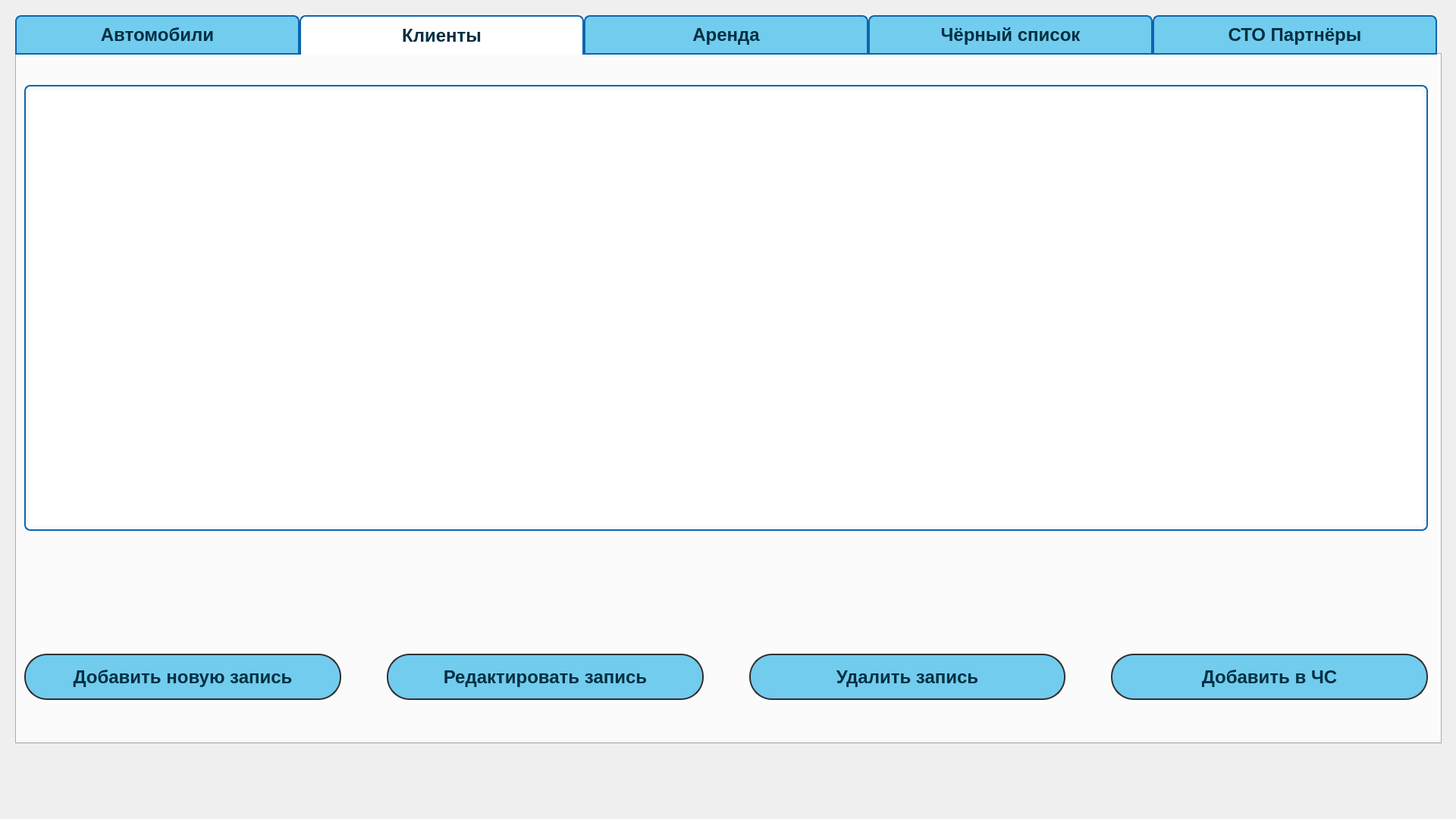
<?xml version="1.0" encoding="UTF-8"?>
<ui version="4.0">
 <class>MainWindow</class>
 <widget class="QMainWindow" name="MainWindow">
  <property name="geometry">
   <rect>
    <x>0</x>
    <y>0</y>
    <width>1920</width>
    <height>1080</height>
   </rect>
  </property>
  <property name="windowTitle">
   <string>MainWindow</string>
  </property>
  <widget class="QWidget" name="centralwidget">
   <widget class="QWidget" name="gridLayoutWidget">
    <property name="geometry">
     <rect>
      <x>20</x>
      <y>20</y>
      <width>1881</width>
      <height>961</height>
     </rect>
    </property>
    <layout class="QGridLayout" name="gridLayout">
     <item row="0" column="0">
      <widget class="QTabWidget" name="tabWidget">
       <property name="minimumSize">
        <size>
         <width>0</width>
         <height>0</height>
        </size>
       </property>
       <property name="font">
        <font>
         <pointsize>18</pointsize>
         <bold>true</bold>
        </font>
       </property>
       <property name="focusPolicy">
        <enum>Qt::NoFocus</enum>
       </property>
       <property name="styleSheet">
        <string notr="true">QTabBar::tab {
	background: #72CCEE;
	color: #003042;
	border: 2px solid #0C65AF;
	padding: 10px;
	border-top-right-radius: 8px;
	border-top-left-radius: 8px;
	width: 351px;
}

QTabBar::tab:selected {
	background: #FFFFFF;
	border: 2px solid #0C65AF;
    border-top-right-radius: 8px;
	border-top-left-radius: 8px;
	border-bottom: none;
}
</string>
       </property>
       <property name="currentIndex">
        <number>1</number>
       </property>
       <property name="iconSize">
        <size>
         <width>16</width>
         <height>16</height>
        </size>
       </property>
       <widget class="QWidget" name="tab_3">
        <property name="font">
         <font>
          <pointsize>14</pointsize>
         </font>
        </property>
        <property name="styleSheet">
         <string notr="true">QTabBar::tab {
	background: #72CCEE;
	color: #003042;
	border: 1px solid #0C65AF;
	padding: 6px;
	border-top-right-radius: 8px;
	border-top-left-radius: 8px;
}

QTabBar::tab:selected {
	background: #FFFFFF;
	border: 1px solid #0C65AF;
    border-top-right-radius: 8px;
	border-top-left-radius: 8px;
	border-bottom: none;
}
</string>
        </property>
        <attribute name="title">
         <string>Автомобили</string>
        </attribute>
        <widget class="QWidget" name="verticalLayoutWidget">
         <property name="geometry">
          <rect>
           <x>10</x>
           <y>40</y>
           <width>1851</width>
           <height>871</height>
          </rect>
         </property>
         <layout class="QVBoxLayout" name="verticalLayout_2">
          <property name="spacing">
           <number>49</number>
          </property>
          <item>
           <widget class="QTableView" name="carTableView">
            <property name="font">
             <font>
              <family>Segoe UI</family>
              <pointsize>16</pointsize>
              <italic>false</italic>
              <bold>false</bold>
             </font>
            </property>
            <property name="toolTipDuration">
             <number>-1</number>
            </property>
            <property name="styleSheet">
             <string notr="true">QTableView {
    border: 2px solid #0C65AF;
	padding: 6px;
	border-radius: 8px;
	 font: 16pt &quot;Segoe UI&quot;;
	 text-align: center;

   }
   
QHeaderView::section {
 	border-right: none; /* Убираем бордер у заголовков */
	padding: 6px;
	 font: 16pt &quot;Segoe UI&quot;;
 }

QTableView::item {
    text-align: center; /* Выравнивание по горизонтали */
}


	</string>
            </property>
            <property name="lineWidth">
             <number>1</number>
            </property>
            <property name="sizeAdjustPolicy">
             <enum>QAbstractScrollArea::AdjustToContents</enum>
            </property>
            <property name="dragEnabled">
             <bool>false</bool>
            </property>
            <property name="sortingEnabled">
             <bool>false</bool>
            </property>
            <attribute name="horizontalHeaderCascadingSectionResizes">
             <bool>false</bool>
            </attribute>
            <attribute name="horizontalHeaderMinimumSectionSize">
             <number>200</number>
            </attribute>
            <attribute name="horizontalHeaderDefaultSectionSize">
             <number>367</number>
            </attribute>
            <attribute name="horizontalHeaderStretchLastSection">
             <bool>false</bool>
            </attribute>
           </widget>
          </item>
          <item>
           <spacer name="verticalSpacer_4">
            <property name="orientation">
             <enum>Qt::Vertical</enum>
            </property>
            <property name="sizeType">
             <enum>QSizePolicy::Preferred</enum>
            </property>
            <property name="sizeHint" stdset="0">
             <size>
              <width>20</width>
              <height>113</height>
             </size>
            </property>
           </spacer>
          </item>
          <item>
           <layout class="QHBoxLayout" name="horizontalLayout_11">
            <property name="spacing">
             <number>80</number>
            </property>
            <item>
             <widget class="QPushButton" name="addCarButton">
              <property name="minimumSize">
               <size>
                <width>0</width>
                <height>61</height>
               </size>
              </property>
              <property name="font">
               <font>
                <pointsize>18</pointsize>
                <bold>true</bold>
               </font>
              </property>
              <property name="styleSheet">
               <string notr="true">QPushButton {
    text-align: center;
	border: 2px solid #303030;
	border-radius:30px;
	background: #72CCEE;
	color: #003042;
}
QPushButton:hover {
 	 /* Стили при наведении */
 	  background-color: #EEE; 
	  color: #000;
}
</string>
              </property>
              <property name="text">
               <string>Добавить новую запись</string>
              </property>
             </widget>
            </item>
            <item>
             <widget class="QPushButton" name="editCarButton">
              <property name="minimumSize">
               <size>
                <width>0</width>
                <height>61</height>
               </size>
              </property>
              <property name="font">
               <font>
                <pointsize>18</pointsize>
                <bold>true</bold>
               </font>
              </property>
              <property name="styleSheet">
               <string notr="true">QPushButton {
    text-align: center;
	border: 2px solid #303030;
	border-radius:30px;
	background: #72CCEE;
	color: #003042;
}
QPushButton:hover {
 	 /* Стили при наведении */
 	  background-color: #EEE; 
	  color: #000;
}
</string>
              </property>
              <property name="text">
               <string>Редактировать запись об авто</string>
              </property>
             </widget>
            </item>
            <item>
             <widget class="QPushButton" name="deleteCarButton">
              <property name="minimumSize">
               <size>
                <width>0</width>
                <height>61</height>
               </size>
              </property>
              <property name="font">
               <font>
                <pointsize>18</pointsize>
                <bold>true</bold>
               </font>
              </property>
              <property name="styleSheet">
               <string notr="true">QPushButton {
    text-align: center;
	border: 2px solid #303030;
	border-radius:30px;
	background: #72CCEE;
	color: #003042;
}
QPushButton:hover {
 	 /* Стили при наведении */
 	  background-color: #EEE; 
	  color: #000;
}
</string>
              </property>
              <property name="text">
               <string>Удалить запись об авто</string>
              </property>
             </widget>
            </item>
           </layout>
          </item>
          <item>
           <spacer name="verticalSpacer_2">
            <property name="orientation">
             <enum>Qt::Vertical</enum>
            </property>
            <property name="sizeType">
             <enum>QSizePolicy::Preferred</enum>
            </property>
            <property name="sizeHint" stdset="0">
             <size>
              <width>20</width>
              <height>60</height>
             </size>
            </property>
           </spacer>
          </item>
         </layout>
        </widget>
       </widget>
       <widget class="QWidget" name="tab_2">
        <property name="font">
         <font>
          <pointsize>14</pointsize>
         </font>
        </property>
        <property name="styleSheet">
         <string notr="true">QTabBar::tab {
	background: #72CCEE;
	color: #003042;
	border: 1px solid #0C65AF;
	padding: 6px;
	border-top-right-radius: 8px;
	border-top-left-radius: 8px;
}

QTabBar::tab:selected {
	background: #FFFFFF;
	border: 1px solid #0C65AF;
    border-top-right-radius: 8px;
	border-top-left-radius: 8px;
	border-bottom: none;
}
</string>
        </property>
        <attribute name="title">
         <string>Клиенты</string>
        </attribute>
        <widget class="QWidget" name="verticalLayoutWidget_2">
         <property name="geometry">
          <rect>
           <x>10</x>
           <y>40</y>
           <width>1851</width>
           <height>871</height>
          </rect>
         </property>
         <layout class="QVBoxLayout" name="verticalLayout_4">
          <property name="spacing">
           <number>49</number>
          </property>
          <item>
           <widget class="QTableView" name="clientTableView">
            <property name="font">
             <font>
              <family>Segoe UI</family>
              <pointsize>16</pointsize>
              <italic>false</italic>
              <bold>false</bold>
             </font>
            </property>
            <property name="styleSheet">
             <string notr="true">QTableView {
    border: 2px solid #0C65AF;
	padding: 6px;
	border-radius: 8px;
	 font: 16pt &quot;Segoe UI&quot;;
	 text-align: center;

   }
   
QHeaderView::section {
 	border-right: none; /* Убираем бордер у заголовков */
	padding: 6px;
	 font: 16pt &quot;Segoe UI&quot;;
 }

QTableView::item {
    text-align: center; /* Выравнивание по горизонтали */
}


	</string>
            </property>
            <attribute name="horizontalHeaderDefaultSectionSize">
             <number>367</number>
            </attribute>
           </widget>
          </item>
          <item>
           <spacer name="verticalSpacer_5">
            <property name="orientation">
             <enum>Qt::Vertical</enum>
            </property>
            <property name="sizeType">
             <enum>QSizePolicy::Preferred</enum>
            </property>
            <property name="sizeHint" stdset="0">
             <size>
              <width>20</width>
              <height>113</height>
             </size>
            </property>
           </spacer>
          </item>
          <item>
           <layout class="QHBoxLayout" name="horizontalLayout_3">
            <property name="spacing">
             <number>60</number>
            </property>
            <item>
             <widget class="QPushButton" name="addClientButton">
              <property name="minimumSize">
               <size>
                <width>0</width>
                <height>61</height>
               </size>
              </property>
              <property name="font">
               <font>
                <pointsize>18</pointsize>
                <bold>true</bold>
               </font>
              </property>
              <property name="contextMenuPolicy">
               <enum>Qt::DefaultContextMenu</enum>
              </property>
              <property name="styleSheet">
               <string notr="true">QPushButton {
    text-align: center;
	border: 2px solid #303030;
	border-radius:30px;
	background: #72CCEE;
	color: #003042;
}
QPushButton:hover {
 	 /* Стили при наведении */
 	  background-color: #EEE; 
	  color: #000;
}
</string>
              </property>
              <property name="text">
               <string>Добавить новую запись</string>
              </property>
             </widget>
            </item>
            <item>
             <widget class="QPushButton" name="editClientButton">
              <property name="minimumSize">
               <size>
                <width>0</width>
                <height>61</height>
               </size>
              </property>
              <property name="font">
               <font>
                <pointsize>18</pointsize>
                <bold>true</bold>
               </font>
              </property>
              <property name="styleSheet">
               <string notr="true">QPushButton {
    text-align: center;
	border: 2px solid #303030;
	border-radius:30px;
	background: #72CCEE;
	color: #003042;
}
QPushButton:hover {
 	 /* Стили при наведении */
 	  background-color: #EEE; 
	  color: #000;
}
</string>
              </property>
              <property name="text">
               <string>Редактировать запись</string>
              </property>
             </widget>
            </item>
            <item>
             <widget class="QPushButton" name="deleteClientButton">
              <property name="minimumSize">
               <size>
                <width>0</width>
                <height>61</height>
               </size>
              </property>
              <property name="font">
               <font>
                <pointsize>18</pointsize>
                <bold>true</bold>
               </font>
              </property>
              <property name="styleSheet">
               <string notr="true">QPushButton {
    text-align: center;
	border: 2px solid #303030;
	border-radius:30px;
	background: #72CCEE;
	color: #003042;
}
QPushButton:hover {
 	 /* Стили при наведении */
 	  background-color: #EEE; 
	  color: #000;
}
</string>
              </property>
              <property name="text">
               <string>Удалить запись</string>
              </property>
             </widget>
            </item>
            <item>
             <widget class="QPushButton" name="addBlacklistButton">
              <property name="minimumSize">
               <size>
                <width>0</width>
                <height>61</height>
               </size>
              </property>
              <property name="font">
               <font>
                <pointsize>18</pointsize>
                <bold>true</bold>
               </font>
              </property>
              <property name="styleSheet">
               <string notr="true">QPushButton {
    text-align: center;
	border: 2px solid #303030;
	border-radius:30px;
	background: #72CCEE;
	color: #003042;
}
QPushButton:hover {
 	 /* Стили при наведении */
 	  background-color: #EEE; 
	  color: #000;
}
</string>
              </property>
              <property name="text">
               <string>Добавить в ЧС</string>
              </property>
             </widget>
            </item>
           </layout>
          </item>
          <item>
           <spacer name="verticalSpacer_3">
            <property name="orientation">
             <enum>Qt::Vertical</enum>
            </property>
            <property name="sizeType">
             <enum>QSizePolicy::Preferred</enum>
            </property>
            <property name="sizeHint" stdset="0">
             <size>
              <width>20</width>
              <height>60</height>
             </size>
            </property>
           </spacer>
          </item>
         </layout>
        </widget>
       </widget>
       <widget class="QWidget" name="tab_4">
        <property name="font">
         <font>
          <pointsize>14</pointsize>
         </font>
        </property>
        <property name="styleSheet">
         <string notr="true">QTabBar::tab {
	background: #72CCEE;
	color: #003042;
	border: 1px solid #0C65AF;
	padding: 6px;
	border-top-right-radius: 8px;
	border-top-left-radius: 8px;
}

QTabBar::tab:selected {
	background: #FFFFFF;
	border: 1px solid #0C65AF;
    border-top-right-radius: 8px;
	border-top-left-radius: 8px;
	border-bottom: none;
}
</string>
        </property>
        <attribute name="title">
         <string>Аренда</string>
        </attribute>
        <widget class="QWidget" name="verticalLayoutWidget_3">
         <property name="geometry">
          <rect>
           <x>10</x>
           <y>40</y>
           <width>1851</width>
           <height>871</height>
          </rect>
         </property>
         <layout class="QVBoxLayout" name="verticalLayout_5">
          <property name="spacing">
           <number>49</number>
          </property>
          <item>
           <widget class="QTableView" name="rentalsTableView">
            <property name="font">
             <font>
              <family>Segoe UI</family>
              <pointsize>16</pointsize>
              <italic>false</italic>
              <bold>false</bold>
             </font>
            </property>
            <property name="styleSheet">
             <string notr="true">QTableView {
    border: 2px solid #0C65AF;
	padding: 6px;
	border-radius: 8px;
	 font: 16pt &quot;Segoe UI&quot;;
	 text-align: center;

   }
   
QHeaderView::section {
 	border-right: none; /* Убираем бордер у заголовков */
	padding: 6px;
	 font: 16pt &quot;Segoe UI&quot;;
 }

QTableView::item {
    text-align: center; /* Выравнивание по горизонтали */
}


	</string>
            </property>
            <attribute name="horizontalHeaderDefaultSectionSize">
             <number>367</number>
            </attribute>
           </widget>
          </item>
          <item>
           <layout class="QGridLayout" name="gridLayout_2">
            <property name="spacing">
             <number>6</number>
            </property>
            <item row="1" column="0">
             <widget class="QFrame" name="frame">
              <property name="minimumSize">
               <size>
                <width>0</width>
                <height>63</height>
               </size>
              </property>
              <property name="styleSheet">
               <string notr="true">border:none;</string>
              </property>
              <property name="frameShape">
               <enum>QFrame::StyledPanel</enum>
              </property>
              <property name="frameShadow">
               <enum>QFrame::Raised</enum>
              </property>
              <widget class="QLabel" name="label">
               <property name="geometry">
                <rect>
                 <x>0</x>
                 <y>-1</y>
                 <width>1681</width>
                 <height>61</height>
                </rect>
               </property>
               <property name="minimumSize">
                <size>
                 <width>0</width>
                 <height>50</height>
                </size>
               </property>
               <property name="font">
                <font>
                 <pointsize>18</pointsize>
                 <bold>true</bold>
                </font>
               </property>
               <property name="styleSheet">
                <string notr="true">border:none;</string>
               </property>
               <property name="text">
                <string>Активных аренд:</string>
               </property>
               <property name="alignment">
                <set>Qt::AlignRight|Qt::AlignTrailing|Qt::AlignVCenter</set>
               </property>
              </widget>
              <widget class="QLineEdit" name="lineEdit">
               <property name="geometry">
                <rect>
                 <x>1690</x>
                 <y>0</y>
                 <width>150</width>
                 <height>61</height>
                </rect>
               </property>
               <property name="sizePolicy">
                <sizepolicy hsizetype="Preferred" vsizetype="Fixed">
                 <horstretch>0</horstretch>
                 <verstretch>0</verstretch>
                </sizepolicy>
               </property>
               <property name="maximumSize">
                <size>
                 <width>150</width>
                 <height>16777215</height>
                </size>
               </property>
               <property name="font">
                <font>
                 <pointsize>20</pointsize>
                 <bold>true</bold>
                </font>
               </property>
               <property name="autoFillBackground">
                <bool>false</bool>
               </property>
               <property name="styleSheet">
                <string notr="true">
QLineEdit {
    border: 2px solid #0C65AF; /* Красная рамка толщиной 2 пикселя */
	padding-left: 10px;
    border-radius: 6px; /* Скругление углов на 5 пикселей */
}</string>
               </property>
               <property name="text">
                <string>0</string>
               </property>
               <property name="readOnly">
                <bool>true</bool>
               </property>
              </widget>
             </widget>
            </item>
           </layout>
          </item>
          <item>
           <layout class="QHBoxLayout" name="horizontalLayout_4" stretch="0,0,0">
            <property name="spacing">
             <number>80</number>
            </property>
            <item>
             <widget class="QPushButton" name="rentOutCarButton">
              <property name="minimumSize">
               <size>
                <width>0</width>
                <height>61</height>
               </size>
              </property>
              <property name="font">
               <font>
                <pointsize>18</pointsize>
                <bold>true</bold>
               </font>
              </property>
              <property name="autoFillBackground">
               <bool>false</bool>
              </property>
              <property name="styleSheet">
               <string notr="true">QPushButton {
    text-align: center;
	border: 2px solid #303030;
	border-radius:30px;
	background: #72CCEE;
	color: #003042;
}
QPushButton:hover {
 	 /* Стили при наведении */
 	  background-color: #EEE; 
	  color: #000;
}
</string>
              </property>
              <property name="text">
               <string>Выдать авто в аренду</string>
              </property>
             </widget>
            </item>
            <item>
             <widget class="QPushButton" name="editRentButton">
              <property name="minimumSize">
               <size>
                <width>0</width>
                <height>61</height>
               </size>
              </property>
              <property name="font">
               <font>
                <pointsize>18</pointsize>
                <bold>true</bold>
               </font>
              </property>
              <property name="autoFillBackground">
               <bool>false</bool>
              </property>
              <property name="styleSheet">
               <string notr="true">QPushButton {
    text-align: center;
	border: 2px solid #303030;
	border-radius:30px;
	background: #72CCEE;
	color: #003042;
}
QPushButton:hover {
 	 /* Стили при наведении */
 	  background-color: #EEE; 
	  color: #000;
}
</string>
              </property>
              <property name="text">
               <string>Редактировать запись</string>
              </property>
             </widget>
            </item>
            <item>
             <widget class="QPushButton" name="returnFromRentalButton">
              <property name="minimumSize">
               <size>
                <width>0</width>
                <height>61</height>
               </size>
              </property>
              <property name="font">
               <font>
                <pointsize>18</pointsize>
                <bold>true</bold>
               </font>
              </property>
              <property name="autoFillBackground">
               <bool>false</bool>
              </property>
              <property name="styleSheet">
               <string notr="true">QPushButton {
    text-align: center;
	border: 2px solid #303030;
	border-radius:30px;
	background: #72CCEE;
	color: #003042;
}
QPushButton:hover {
 	 /* Стили при наведении */
 	  background-color: #EEE; 
	  color: #000;
}
</string>
              </property>
              <property name="text">
               <string>Закончить аренду авто</string>
              </property>
             </widget>
            </item>
           </layout>
          </item>
          <item>
           <spacer name="verticalSpacer">
            <property name="orientation">
             <enum>Qt::Vertical</enum>
            </property>
            <property name="sizeType">
             <enum>QSizePolicy::Preferred</enum>
            </property>
            <property name="sizeHint" stdset="0">
             <size>
              <width>20</width>
              <height>60</height>
             </size>
            </property>
           </spacer>
          </item>
         </layout>
        </widget>
       </widget>
       <widget class="QWidget" name="tab_5">
        <attribute name="title">
         <string>Чёрный список</string>
        </attribute>
        <widget class="QWidget" name="verticalLayoutWidget_4">
         <property name="geometry">
          <rect>
           <x>10</x>
           <y>40</y>
           <width>1851</width>
           <height>871</height>
          </rect>
         </property>
         <layout class="QVBoxLayout" name="verticalLayout_3">
          <property name="spacing">
           <number>49</number>
          </property>
          <item>
           <widget class="QTableView" name="blackListTableView">
            <property name="font">
             <font>
              <family>Segoe UI</family>
              <pointsize>16</pointsize>
              <italic>false</italic>
              <bold>false</bold>
             </font>
            </property>
            <property name="toolTipDuration">
             <number>-1</number>
            </property>
            <property name="styleSheet">
             <string notr="true">QTableView {
    border: 2px solid #0C65AF;
	padding: 6px;
	border-radius: 8px;
	 font: 16pt &quot;Segoe UI&quot;;
	 text-align: center;

   }
   
QHeaderView::section {
 	border-right: none; /* Убираем бордер у заголовков */
	padding: 6px;
	 font: 16pt &quot;Segoe UI&quot;;
 }

QTableView::item {
    text-align: center; /* Выравнивание по горизонтали */
}


	</string>
            </property>
            <property name="lineWidth">
             <number>1</number>
            </property>
            <property name="sizeAdjustPolicy">
             <enum>QAbstractScrollArea::AdjustToContents</enum>
            </property>
            <property name="dragEnabled">
             <bool>false</bool>
            </property>
            <property name="sortingEnabled">
             <bool>false</bool>
            </property>
            <attribute name="horizontalHeaderCascadingSectionResizes">
             <bool>false</bool>
            </attribute>
            <attribute name="horizontalHeaderMinimumSectionSize">
             <number>200</number>
            </attribute>
            <attribute name="horizontalHeaderDefaultSectionSize">
             <number>458</number>
            </attribute>
            <attribute name="horizontalHeaderStretchLastSection">
             <bool>false</bool>
            </attribute>
           </widget>
          </item>
          <item>
           <spacer name="verticalSpacer_6">
            <property name="orientation">
             <enum>Qt::Vertical</enum>
            </property>
            <property name="sizeType">
             <enum>QSizePolicy::Preferred</enum>
            </property>
            <property name="sizeHint" stdset="0">
             <size>
              <width>20</width>
              <height>113</height>
             </size>
            </property>
           </spacer>
          </item>
          <item>
           <layout class="QHBoxLayout" name="horizontalLayout_12">
            <property name="spacing">
             <number>80</number>
            </property>
            <item>
             <widget class="QPushButton" name="editBlacklistButton">
              <property name="minimumSize">
               <size>
                <width>0</width>
                <height>61</height>
               </size>
              </property>
              <property name="font">
               <font>
                <pointsize>18</pointsize>
                <bold>true</bold>
               </font>
              </property>
              <property name="styleSheet">
               <string notr="true">QPushButton {
    text-align: center;
	border: 2px solid #303030;
	border-radius:30px;
	background: #72CCEE;
	color: #003042;
}
QPushButton:hover {
 	 /* Стили при наведении */
 	  background-color: #EEE; 
	  color: #72CCEE;
}
</string>
              </property>
              <property name="text">
               <string>Редактировать запись в ЧС</string>
              </property>
             </widget>
            </item>
            <item>
             <widget class="QPushButton" name="deleteFromBlacklistButton">
              <property name="minimumSize">
               <size>
                <width>0</width>
                <height>61</height>
               </size>
              </property>
              <property name="font">
               <font>
                <pointsize>18</pointsize>
                <bold>true</bold>
               </font>
              </property>
              <property name="styleSheet">
               <string notr="true">QPushButton {
    text-align: center;
	border: 2px solid #303030;
	border-radius:30px;
	background: #72CCEE;
	color: #003042;
}
QPushButton:hover {
 	 /* Стили при наведении */
 	  background-color: #EEE; 
	  color: #72CCEE;
}
</string>
              </property>
              <property name="text">
               <string>Удалить запись из ЧС</string>
              </property>
             </widget>
            </item>
           </layout>
          </item>
          <item>
           <spacer name="verticalSpacer_7">
            <property name="orientation">
             <enum>Qt::Vertical</enum>
            </property>
            <property name="sizeType">
             <enum>QSizePolicy::Preferred</enum>
            </property>
            <property name="sizeHint" stdset="0">
             <size>
              <width>20</width>
              <height>60</height>
             </size>
            </property>
           </spacer>
          </item>
         </layout>
        </widget>
       </widget>
       <widget class="QWidget" name="tab_6">
        <attribute name="title">
         <string>СТО Партнёры</string>
        </attribute>
       </widget>
      </widget>
     </item>
    </layout>
   </widget>
  </widget>
 </widget>
 <resources/>
 <connections/>
</ui>
